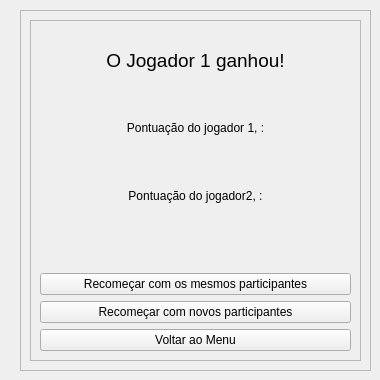
      <widget class="QWidget" name="ganhouJogador">
       <widget class="QFrame" name="frame_17">
        <property name="geometry">
         <rect>
          <x>20</x>
          <y>10</y>
          <width>351</width>
          <height>361</height>
         </rect>
        </property>
        <property name="frameShape">
         <enum>QFrame::StyledPanel</enum>
        </property>
        <property name="frameShadow">
         <enum>QFrame::Raised</enum>
        </property>
        <layout class="QVBoxLayout" name="verticalLayout_18">
         <item>
          <widget class="QFrame" name="frame_18">
           <property name="frameShape">
            <enum>QFrame::StyledPanel</enum>
           </property>
           <property name="frameShadow">
            <enum>QFrame::Raised</enum>
           </property>
           <layout class="QVBoxLayout" name="verticalLayout_19">
            <item>
             <widget class="QLabel" name="jogadorGanhador">
              <property name="text">
               <string>&lt;html&gt;&lt;head/&gt;&lt;body&gt;&lt;p align=&quot;center&quot;&gt;&lt;span style=&quot; font-size:14pt;&quot;&gt;O Jogador 1 ganhou!&lt;/span&gt;&lt;/p&gt;&lt;/body&gt;&lt;/html&gt;</string>
              </property>
             </widget>
            </item>
            <item>
             <widget class="QLabel" name="pontuacaoFim1">
              <property name="text">
               <string>&lt;html&gt;&lt;head/&gt;&lt;body&gt;&lt;p align=&quot;center&quot;&gt;Pontuação do jogador 1, :&lt;/p&gt;&lt;/body&gt;&lt;/html&gt;</string>
              </property>
             </widget>
            </item>
            <item>
             <widget class="QLabel" name="pontuacaoFim2">
              <property name="text">
               <string>&lt;html&gt;&lt;head/&gt;&lt;body&gt;&lt;p align=&quot;center&quot;&gt;Pontuação do jogador2, :&lt;/p&gt;&lt;/body&gt;&lt;/html&gt;</string>
              </property>
             </widget>
            </item>
            <item>
             <spacer name="verticalSpacer_9">
              <property name="orientation">
               <enum>Qt::Vertical</enum>
              </property>
              <property name="sizeType">
               <enum>QSizePolicy::Minimum</enum>
              </property>
              <property name="sizeHint" stdset="0">
               <size>
                <width>20</width>
                <height>40</height>
               </size>
              </property>
             </spacer>
            </item>
            <item>
             <widget class="QPushButton" name="telaDePreparo">
              <property name="text">
               <string>Recomeçar com os mesmos participantes</string>
              </property>
             </widget>
            </item>
            <item>
             <widget class="QPushButton" name="telaDeCadastrar">
              <property name="text">
               <string>Recomeçar com novos participantes</string>
              </property>
             </widget>
            </item>
            <item>
             <widget class="QPushButton" name="voltarMenu_3">
              <property name="text">
               <string>Voltar ao Menu</string>
              </property>
             </widget>
            </item>
           </layout>
          </widget>
         </item>
        </layout>
       </widget>
      </widget>
